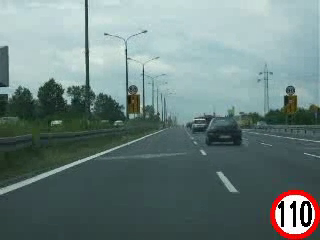
#> input picture frame 38 of COMP2271 Data Science/Week 14 Practical/video.avi, 320 x 240 px, given in place of the camera
$ python histogram.py
#> lines starting #> are read from the running program, lines starting #| are printed output that depends on the picture; after the words box and inside, x2 and y2 are one past the last pixel; in counts of white or black regions, pixels touching at a corner belong together
# ===================================================================

# Example : calculate and display the grayscale histogram from a video file

# Author : Amir Atapour Abarghouei, amir.atapour-abarghouei@durham.ac.uk

# Copyright (c) 2024 Amir Atapour Abarghouei

# based on : https://github.com/tobybreckon/python-examples-ip/blob/master/skeleton.py
# License : LGPL - http://www.gnu.org/licenses/lgpl.html

# ===================================================================

import cv2
import numpy as np
import argparse
import math

# ===================================================================

keep_processing = True

# parse command line arguments for camera ID or video file

parser = argparse.ArgumentParser(
    description='Histogram of camera/video image.')

parser.add_argument(
    "--camera",
    type=int,
    help="specify camera to use",
    default=0)

parser.add_argument(
    'video_file',
    metavar='video_file',
    type=str,
    nargs='?',
    help='specify optional video file')

args = parser.parse_args()

# ===================================================================

# basic grayscale histogram drawing in raw OpenCV using either a curve or lines

# adapted from:
# https://raw.githubusercontent.com/Itseez/opencv/master/samples/python2/hist.py

def hist_curve(hist):
    h = np.ones((300, 256, 3))  * 255 # white background
    bins = np.arange(256).reshape(256,1)
    cv2.normalize(hist,hist, 0, 255, cv2.NORM_MINMAX)
    hist = np.int32(np.around(hist))
    pts = np.int32(np.column_stack((bins,hist)))
    cv2.polylines(h, [pts], False, (0, 0, 0)) # black line
    y = np.flipud(h)
    return y

def hist_lines(hist):
    h = np.ones((300, 256, 3)) * 255  # white background
    cv2.normalize(hist, hist, 0, 255, cv2.NORM_MINMAX)
    hist = np.int32(np.around(hist))
    for x, y in enumerate(hist):
        y = y[0]
        cv2.line(h, (x, 0), (x, y), (0, 0, 0))  # black bars
    y = np.flipud(h)
    return y

# ===================================================================

# define video capture object

print("Starting camera stream")
cap = cv2.VideoCapture()

# define display window name

windowName = "Live Camera Input (as Greyscale)" # window name
windowName2 = "Histogram (bar graph)" # window name
windowName3 = "Histogram (line graph)" # window name


# if command line arguments are provided try to read video_file
# otherwise default to capture from attached H/W camera

if (((args.video_file) and (cap.open(str(args.video_file))))
        or (cap.open(args.camera))):

    # create window by name (as resizable)

    cv2.namedWindow(windowName, cv2.WINDOW_NORMAL)
    cv2.namedWindow(windowName2, cv2.WINDOW_NORMAL)
    cv2.namedWindow(windowName3, cv2.WINDOW_NORMAL)

    while (keep_processing):

        # if video file or camera successfully open then read frame from video

        if (cap.isOpened):
            ret, frame = cap.read()
#> frame is the input picture: shape (240, 320, 3); mean B, G, R 125.3, 127.4, 107.7

            # when we reach the end of the video (file) exit cleanly

            if (ret == 0):
                keep_processing = False
                continue

        # start a timer (to see how long processing and display takes)

        start_t = cv2.getTickCount()

        # *******************************

        # convert to grayscale

        gray_img = cv2.cvtColor(frame, cv2.COLOR_BGR2GRAY)
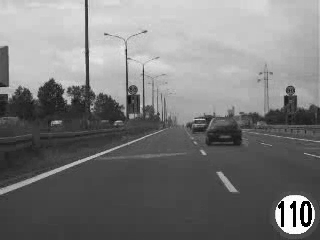
#> gray_img: shape (240, 320); min 0, max 255, mean 121.2

        # calculate the histogram over the whole image, for 1 channel
        # with one bin (histogram entry) for each value in the range 0 -> 255

        hist = cv2.calcHist([gray_img],[0],None,[256],[0,256])
#> hist = 256 values, max 2795 at index 68, min 0 at index 12, mean 300

        # draw the histogram distribution as an image
        # in two different visual forms (same info.)

        hist_img = hist_lines(hist)
#> in hist_lines, `hist = np.int32(np.around(hist))`: hist = 256 values, max 255 at index 68, min 0 at index 6, mean 27.33
#> the loop in hist_lines, `for x, y in enumerate(hist):` made 256 passes
#> y on passes 1 to 3: 11, 12, 5
#> after the loop in hist_lines, `for x, y in enumerate(hist):`:
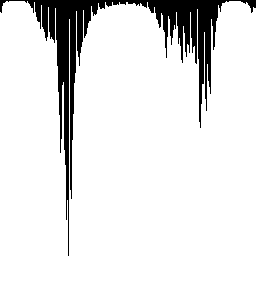
#> h: shape (300, 256, 3) float64; 90.6% white; 1 black region, box (x1, y1, x2, y2) and area: (0, 0, 256, 256) 7252
#> in hist_lines, `y = np.flipud(h)`:
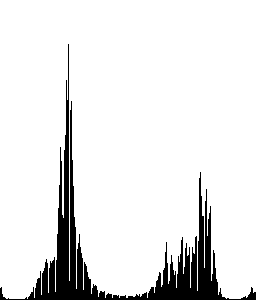
#> y: shape (300, 256, 3) float64; 90.6% white; 1 black region, box (x1, y1, x2, y2) and area: (0, 44, 256, 300) 7252
        hist_img2 = hist_curve(hist)
#> in hist_curve, `pts = np.int32(np.column_stack((bins,hist)))`: pts = 256 pairs, first value 0 to 255, second value 0 to 255
#> in hist_curve, `cv2.polylines(h, [pts], False, (0, 0, 0))`:
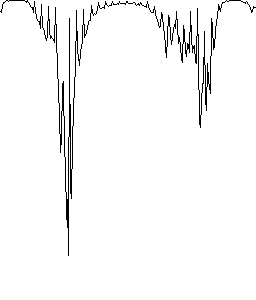
#> h: shape (300, 256, 3) float64; 97% white; black in thin lines or dots, all inside (x1, y1, x2, y2) = (0, 0, 256, 256)
#> in hist_curve, `y = np.flipud(h)`:
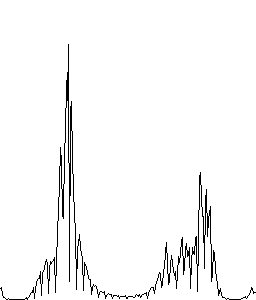
#> y: shape (300, 256, 3) float64; 97% white; black in thin lines or dots, all inside (x1, y1, x2, y2) = (0, 44, 256, 300)

        # *******************************

        # display images

        cv2.imshow(windowName,gray_img)
        cv2.imshow(windowName2,hist_img)
        cv2.imshow(windowName3,hist_img2)

        # stop the timer and convert to ms. (to see how long processing and
        # display takes)

        stop_t = ((cv2.getTickCount() - start_t) /
                  cv2.getTickFrequency()) * 1000

        # start the event loop - essential

        # cv2.waitKey() is a keyboard binding function (argument is the time in
        # ms). It waits for specified milliseconds for any keyboard event.
        # If you press any key in that time, the program continues.
        # If 0 is passed, it waits indefinitely for a key stroke.
        # (bitwise and with 0xFF to extract least significant byte of
        # multi-byte response)

        # wait 40ms or less depending on processing time taken (i.e. 1000ms /
        # 25 fps = 40 ms)

        key = cv2.waitKey(max(2, 40 - int(math.ceil(stop_t)))) & 0xFF
#> (key x is pressed here)

        # It can also be set to detect specific key strokes by recording which
        # key is pressed

        # e.g. if user presses "x" then exit

        if (key == ord('x')):
            keep_processing = False

    # close all windows

    cv2.destroyAllWindows()

else:
    print("No video file specified or camera connected.")

# ===================================================================

$ run again, starting later in the video
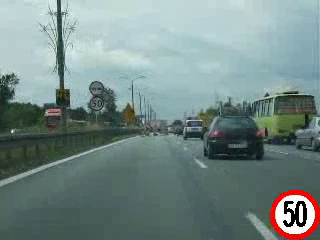
#> input picture frame 174 of COMP2271 Data Science/Week 14 Practical/video.avi, 320 x 240 px, given in place of the camera
#> frame is the input picture: shape (240, 320, 3); mean B, G, R 134.7, 137.4, 117.6
#> `hist = cv2.calcHist([gray_img],[0],None,[256],[0,256])`: hist = 256 values, max 1641 at index 93, min 2 at index 13, mean 300
#> in hist_lines, `hist = np.int32(np.around(hist))`: hist = 256 values, max 255 at index 93, min 0 at index 7, mean 46.35
#> the loop in hist_lines, `for x, y in enumerate(hist):` made 256 passes
#> y on passes 1 to 3: 19, 8, 6
#> after the loop in hist_lines, `for x, y in enumerate(hist):`:
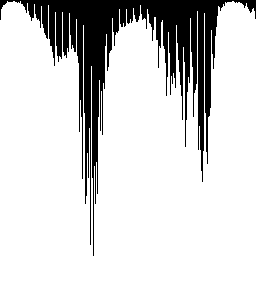
#> h: shape (300, 256, 3) float64; 84.2% white; 1 black region, box (x1, y1, x2, y2) and area: (0, 0, 256, 256) 12121
#> pts = 256 pairs, first value 0 to 255, second value 0 to 255
#> in hist_curve, `y = np.flipud(h)`:
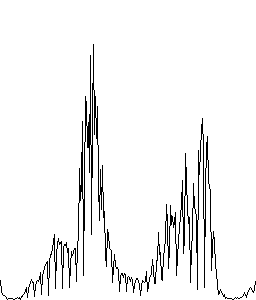
#> y: shape (300, 256, 3) float64; 95.2% white; black in thin lines or dots, all inside (x1, y1, x2, y2) = (0, 44, 256, 300)

$ run again, starting later in the video
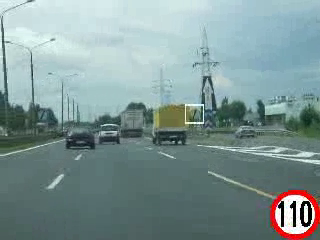
#> input picture frame 310 of COMP2271 Data Science/Week 14 Practical/video.avi, 320 x 240 px, given in place of the camera
#> frame is the input picture: shape (240, 320, 3); mean B, G, R 149, 149.6, 127.1
#> `hist = cv2.calcHist([gray_img],[0],None,[256],[0,256])`: hist = 256 values, max 1927 at index 103, min 0 at index 27, mean 300
#> in hist_lines, `hist = np.int32(np.around(hist))`: hist = 256 values, max 255 at index 103, min 0 at index 13, mean 39.68
#> the loop in hist_lines, `for x, y in enumerate(hist):` made 256 passes
#> y on passes 1 to 3: 15, 4, 3
#> after the loop in hist_lines, `for x, y in enumerate(hist):`:
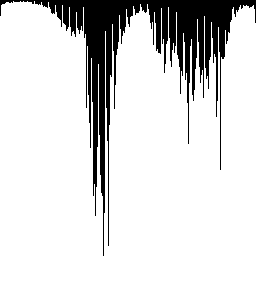
#> h: shape (300, 256, 3) float64; 86.4% white; 1 black region, box (x1, y1, x2, y2) and area: (0, 0, 256, 256) 10413
#> pts = 256 pairs, first value 0 to 255, second value 0 to 255
#> in hist_curve, `y = np.flipud(h)`:
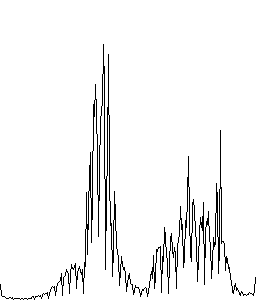
#> y: shape (300, 256, 3) float64; 95.5% white; black in thin lines or dots, all inside (x1, y1, x2, y2) = (0, 44, 256, 300)
